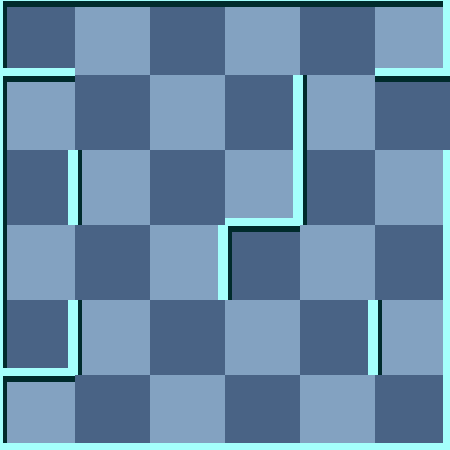

A level layout from a 2D game, rendered from its tile map. Below: a short description, then the map file with tile-grid data replaced by summaries:
An orthogonal 6x6 tile map with 75x75 px tiles, 2 tile layers (background, 块层 1) and 8 objects (2x WhiteMummy, Exit, Key, Player, Scorpion, ...).

<map version="1.0" orientation="orthogonal" width="6" height="6" tilewidth="75" tileheight="75">
 <tileset firstgid="1" name="wall" tilewidth="75" tileheight="75">
  <image source="gfx/wall.png" width="300" height="375" />
  <tile id="0">
   <properties>
    <property name="ValOfWall" value="0" />
   </properties>
  </tile>
  <tile id="1">
   <properties>
    <property name="ValOfWall" value="1" />
   </properties>
  </tile>
  <tile id="2">
   <properties>
    <property name="ValOfWall" value="2" />
   </properties>
  </tile>
  <tile id="3">
   <properties>
    <property name="ValOfWall" value="3" />
   </properties>
  </tile>
  <tile id="4">
   <properties>
    <property name="ValOfWall" value="4" />
   </properties>
  </tile>
  <tile id="5">
   <properties>
    <property name="ValOfWall" value="5" />
   </properties>
  </tile>
  <tile id="6">
   <properties>
    <property name="ValOfWall" value="6" />
   </properties>
  </tile>
  <tile id="7">
   <properties>
    <property name="ValOfWall" value="7" />
   </properties>
  </tile>
  <tile id="8">
   <properties>
    <property name="ValOfWall" value="8" />
   </properties>
  </tile>
  <tile id="9">
   <properties>
    <property name="ValOfWall" value="9" />
   </properties>
  </tile>
  <tile id="10">
   <properties>
    <property name="ValOfWall" value="10" />
   </properties>
  </tile>
  <tile id="11">
   <properties>
    <property name="ValOfWall" value="11" />
   </properties>
  </tile>
  <tile id="12">
   <properties>
    <property name="ValOfWall" value="12" />
   </properties>
  </tile>
  <tile id="13">
   <properties>
    <property name="ValOfWall" value="13" />
   </properties>
  </tile>
  <tile id="14">
   <properties>
    <property name="ValOfWall" value="14" />
   </properties>
  </tile>
  <tile id="15">
   <properties>
    <property name="ValOfWall" value="15" />
   </properties>
  </tile>
  <tile id="18">
   <properties>
    <property name="ValOfWall" value="-1" />
   </properties>
  </tile>
 </tileset>
 <layer name="background" width="6" height="6">
  <data>[36 cells, 36 non-empty, 2 distinct tile ids]</data>
 </layer>
 <layer name="块层 1" width="6" height="6">
  <data>[36 cells, 36 non-empty, 11 distinct tile ids]</data>
 </layer>
 <objectgroup name="对象层 1" width="6" height="6">
  <object name="Exit" x="450" y="75" />
  <object name="WhiteMummy" x="300" y="150">
   <properties>
    <property name="value" value="21" />
   </properties>
  </object>
  <object name="WhiteMummy" x="300" y="225">
   <properties>
    <property name="value" value="23" />
   </properties>
  </object>
  <object name="Key" x="0" y="225">
   <properties>
    <property name="value" value="12" />
   </properties>
  </object>
  <object name="Player" x="0" y="75">
   <properties>
    <property name="value" value="1" />
   </properties>
  </object>
  <object name="Scorpion" x="300" y="375">
   <properties>
    <property name="value" value="25" />
   </properties>
  </object>
  <object name="Trap" x="375" y="375">
   <properties>
    <property name="value" value="15" />
   </properties>
  </object>
  <object name="Door" x="75" y="75">
   <properties>
    <property name="direction" value="1" />
    <property name="value" value="13" />
   </properties>
  </object>
 </objectgroup>
</map>
